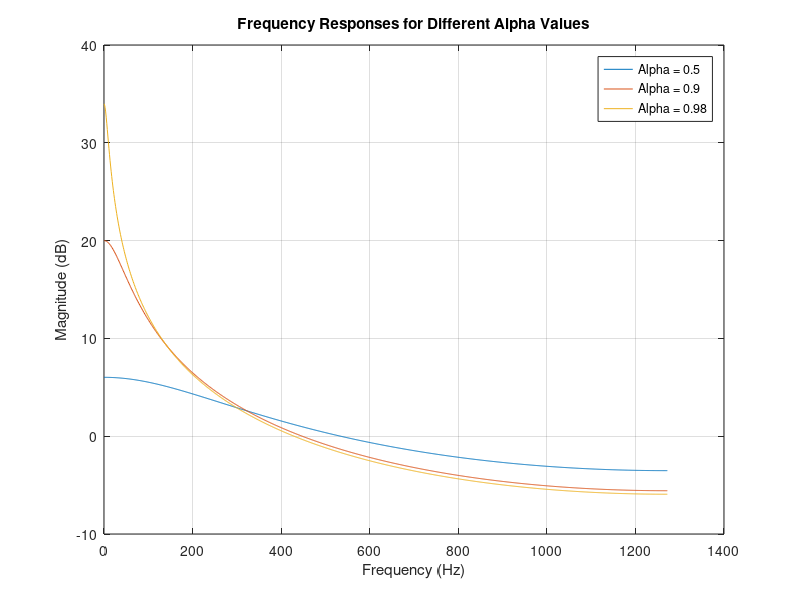

Write the MATLAB code that produced this figure. (Note: this script raises an error after producing the figure.)
% % % % % % % % % Ex2.1 Preliminary analysis % % % % % % % % % % % %

% Determine Analytical expression for impulse response
% H(z) = 1 / (1 - alpha*z^-1)
% h[n] = alpha^n * u[n] 

b = 1;
a1 = [1 -0.5];
a2 = [1 -0.9];
a3 = [1 -0.98];
Fs = 8000;

[h1, w1] = freqz(b, a1, 1024, Fs);
[h2, w2] = freqz(b, a2, 1024, Fs);
[h3, w3] = freqz(b, a3, 1024, Fs);

figure;
plot(w1/pi, 20*log10(abs(h1))); 
hold on;
plot(w2/pi, 20*log10(abs(h2)));
plot(w3/pi, 20*log10(abs(h3)));

title('Frequency Responses for Different Alpha Values');
xlabel('Frequency (Hz)');
ylabel('Magnitude (dB)');

legend('Alpha = 0.5', 'Alpha = 0.9', 'Alpha = 0.98');
grid on;
hold off;

% How should alpha be chosen so that the high frequencies will be
% "boosted"? 
% Alpha has to be negative

% % % % % % % % % Ex2.2 Filter and Conv % % % % % % % % % % % %

load ../mcclellan\mcclellan\Data\s5.mat
len = length(s5);
n = (1:len)';

Y1 = filter([1 -0.98], 1, s5);

h = zeros(1, len);
for i = 1:len
    h(i) = 0.98^i;
end
Y2 = conv(h, s5);

figure;
subplot(2,1,1);
plot(Y1);
title('Appling filter() to Signal');
subplot(2,1,2);
plot(Y2(1:len));
title('Appling conv() to Signal');

% % % % % % % % % Ex2.3 Plotting Preemphasized Signal % % % % % % % % % % 

figure;
striplot(Y1, Fs, 2000, 100);
title('Original Signal');
figure;
striplot(s5, Fs, 2000, 100);
title('Preemphasized Signal');

% sound(s5, Fs);
% pause(3);
% sound(Y1, Fs);
